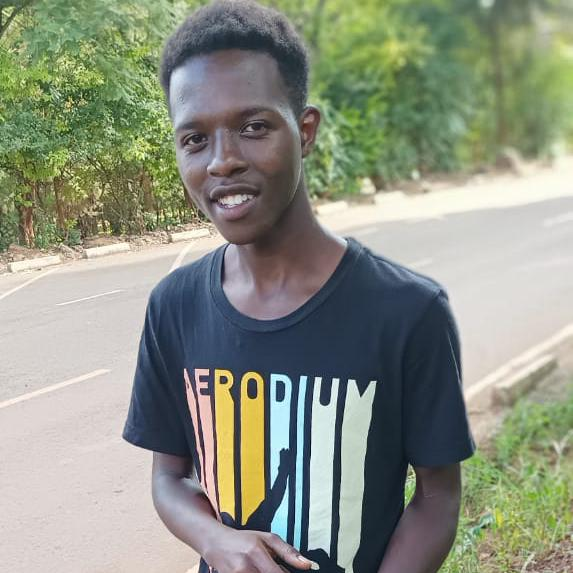
#> input picture python/ImageEditor/images/+254 745 662574 20220215_154700.jpg, 573 x 573 px; its folder holds only this picture in this run
$ python photoEditor.py
#> lines starting #> are read from the running program, lines starting #| are printed output that depends on the picture
from PIL import Image, ImageEnhance, ImageFilter
import os

path = './images'
pathOut = './editedImages'

for filename in os.listdir(path):
    img = Image.open(f"{path}/{filename}")
#> img is the input picture: PIL image 573x573 RGB; mean R, G, B 140.9, 146.6, 130.8
    edit = img.filter(ImageFilter.SHARPEN)
    factor = 1.5
    enhancer = ImageEnhance.Contrast(edit)
    edit = enhancer.enhance(factor)
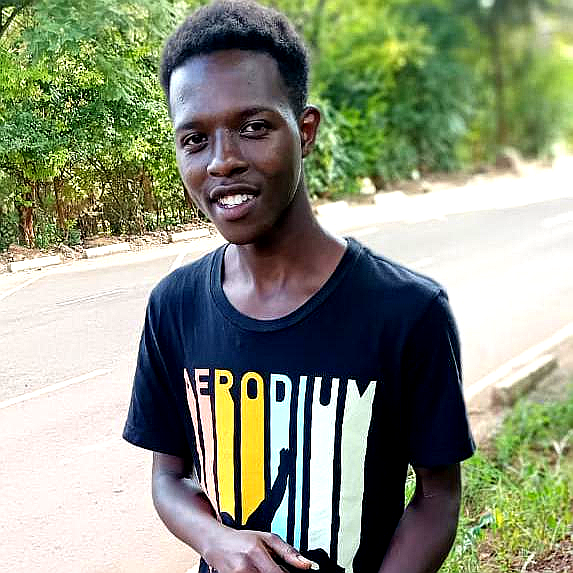
#> edit: PIL image 573x573 RGB; mean R, G, B 139.3, 146.7, 124.5
    clean_name = os.path.splitext(filename)[0]
    print(clean_name)
    edit.save(f'{pathOut}/{clean_name}_edited.jpg')
